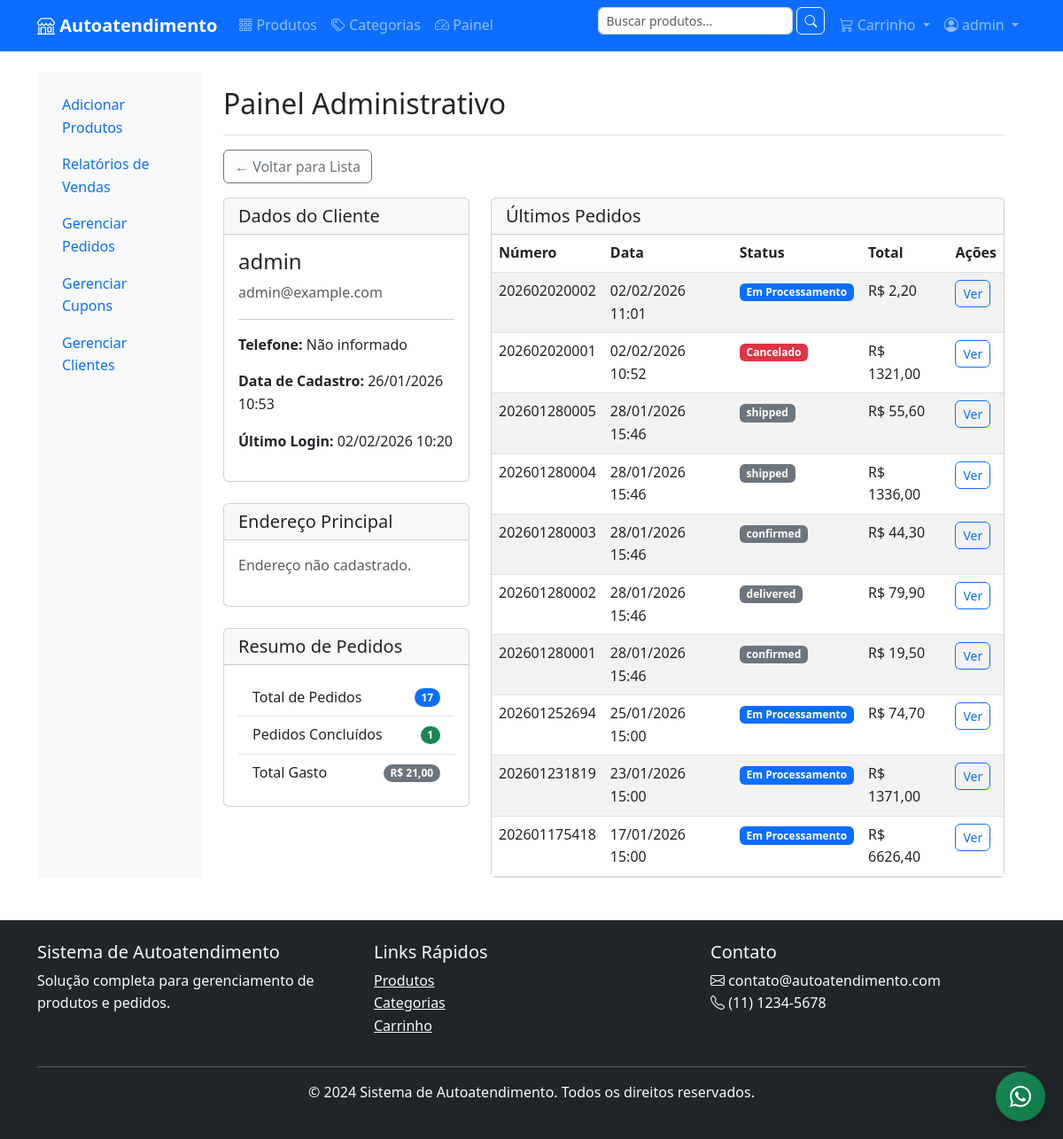
The app's page /painel/clientes/1/ (signed in), older data.
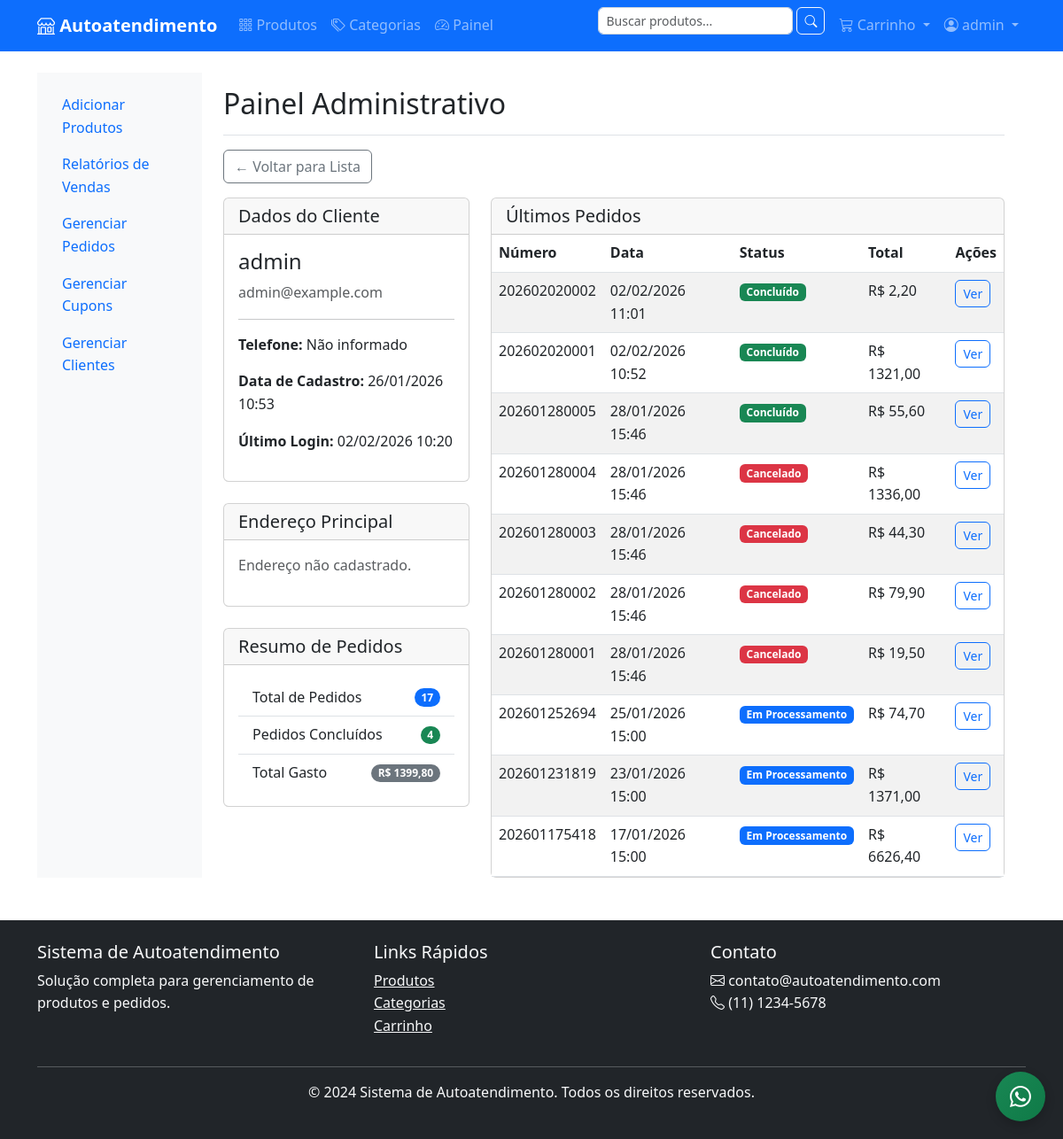
The same page, newer data.
### orders/models.py (models this page shows, shortened)
class Order(models.Model):
    STATUS_CHOICES = [
        ('processing', 'Em Processamento'),
        ('out_for_delivery', 'Em Rota de Entrega'),
        ('completed', 'Concluído'),
        ('cancelled', 'Cancelado'),
    ]
    PAYMENT_METHOD_CHOICES = [
        ('credit_card', 'Cartão de Crédito'),
        ('pix', 'PIX'),
        ('pay_on_delivery', 'Pagamento na Entrega'),
    ]
    id = models.UUIDField(primary_key=True, default=uuid.uuid4, editable=False)
    order_number = models.CharField('Número do Pedido', max_length=20, unique=True, db_index=True)
    user = models.ForeignKey(
        User,
        on_delete=models.SET_NULL,
        null=True,
        blank=True,
        verbose_name='Usuário'
    )
    session_key = models.CharField('Chave da Sessão', max_length=40, blank=True, db_index=True)
    customer_name = models.CharField('Nome do Cliente', max_length=100)
    customer_email = models.EmailField('Email do Cliente')
    customer_phone = models.CharField('Telefone do Cliente', max_length=20)
    status = models.CharField('Status', max_length=20, choices=STATUS_CHOICES, default='processing')
    payment_method = models.CharField('Forma de Pagamento', max_length=20, choices=PAYMENT_METHOD_CHOICES, default='credit_card')
    subtotal = models.DecimalField('Subtotal', max_digits=10, decimal_places=2, default=0)
    shipping_cost = models.DecimalField('Frete', max_digits=10, decimal_places=2, default=0)
    discount_amount = models.DecimalField('Desconto', max_digits=10, decimal_places=2, default=0)
    total_amount = models.DecimalField('Total', max_digits=10, decimal_places=2, default=0)
    coupon = models.ForeignKey(
        Coupon,
        on_delete=models.SET_NULL,
        null=True,
        blank=True,
        verbose_name='Cupom de Desconto'
    )
    notes = models.TextField('Observações', blank=True)
    created_at = models.DateTimeField('Criado em', auto_now_add=True)
    updated_at = models.DateTimeField('Atualizado em', auto_now=True)
    class Meta:
        verbose_name = 'Pedido'
        verbose_name_plural = 'Pedidos'
        ordering = ['-created_at']
        indexes = [
            models.Index(fields=['order_number']),
            models.Index(fields=['status']),
            models.Index(fields=['created_at']),
            models.Index(fields=['customer_email']),
        ]

### products/admin_views.py (the view)
# urls.py: path('clientes/<int:pk>/', admin_views.ClientAdminDetailView.as_view(), name='clientes_detail'),
class ClientAdminDetailView(StaffRequiredMixin, DetailView):
    model = User
    template_name = 'painel/clientes/detail.html'
    context_object_name = 'client'
    def get_context_data(self, **kwargs):
        context = super().get_context_data(**kwargs)
        user = self.object
        context['last_orders'] = Order.objects.filter(user=user).order_by('-created_at')[:10]
        context['total_orders'] = Order.objects.filter(user=user).count()
        context['completed_orders'] = Order.objects.filter(user=user, status='completed').count()
        context['total_spent'] = Order.objects.filter(user=user, status='completed').aggregate(sum=Sum('total_amount'))['sum'] or 0
        return context

### cart/context_processors.py (called while the page is built)
def cart(request):
    session_key = request.session.session_key
    if not session_key:
        return {'cart': None, 'cart_total': 0, 'cart_amount': 0}
    try:
        cart = Cart.objects.get(session_key=session_key)
        return {
            'cart': cart,
            'cart_total': cart.total_items,
            'cart_amount': cart.total_amount
        }
    except Cart.DoesNotExist:
        return {'cart': None, 'cart_total': 0, 'cart_amount': 0}

### products/admin_views.py (called while the page is built)
    def test_func(self):
        return self.request.user.is_staff

### templates/painel/clientes/detail.html (shortened to what the changed rows need)
{% extends "painel/base_painel.html" %}
{% load static %}
{% block painel_content %}
<div class="row">
    <div class="col-md-4">
        <div class="card mb-4">
            <div class="card-body">
                <ul class="list-group list-group-flush">
                    <li class="list-group-item d-flex justify-content-between align-items-center">
                        Pedidos Concluídos
                        <span class="badge bg-success rounded-pill">{{ completed_orders }}</span>
                    </li>
                    <li class="list-group-item d-flex justify-content-between align-items-center">
                        Total Gasto
                        <span class="badge bg-secondary rounded-pill">R$ {{ total_spent|floatformat:2 }}</span>
                    </li>
                </ul>
            </div>
        </div>
    </div>
    <div class="col-md-8">
        <div class="card">
            <div class="card-body p-0">
                <div class="table-responsive">
                    <table class="table table-striped table-hover mb-0">
                        <thead>
                            <tr>
                                <th>Número</th>
                                <th>Data</th>
                                <th>Status</th>
                                <th>Total</th>
                                <th>Ações</th>
                            </tr>
                        </thead>
                        <tbody>
                            {% for order in last_orders %}
                            <tr>
                                <td>{{ order.order_number }}</td>
                                <td>{{ order.created_at|date:"d/m/Y H:i" }}</td>
                                <td>
                                    <span class="badge {% if order.status == 'completed' %}bg-success{% elif order.status == 'processing' %}bg-primary{% elif order.status == 'out_for_delivery' %}bg-warning{% elif order.status == 'cancelled' %}bg-danger{% else %}bg-secondary{% endif %}">
                                        {{ order.get_status_display }}
                                    </span>
                                </td>
                                <td>R$ {{ order.total_amount|floatformat:2 }}</td>
                                <td>
                                    <a href="{% url 'painel:orders_detail' order.order_number %}" class="btn btn-sm btn-outline-primary">Ver</a>
                                </td>
                            </tr>
                            {% empty %}
                            <tr>
                                <td colspan="5" class="text-center py-4">Nenhum pedido encontrado.</td>
                            </tr>
                            {% endfor %}
                        </tbody>
                    </table>
                </div>
            </div>
        </div>
    </div>
</div>
{% endblock %}

Row changes from the older to the newer data that the page shows:
changed Order (number 1 of 10 on the later page): status "Em Processamento" → "Concluído"
changed Order (number 2 of 10 on the later page): status "Cancelado" → "Concluído"
changed Order (number 3 of 10 on the later page): status "shipped" → "Concluído"
changed Order (number 4 of 10 on the later page): status "shipped" → "Cancelado"
changed Order (number 5 of 10 on the later page): status "confirmed" → "Cancelado"
changed Order (number 6 of 10 on the later page): status "delivered" → "Cancelado"
changed Order (number 7 of 10 on the later page): status "confirmed" → "Cancelado"
Text that changed along with them:
{{ completed_orders }}: "1" → "4"
{{ total_spent|floatformat:2 }}: "21,00" → "1399,80"
